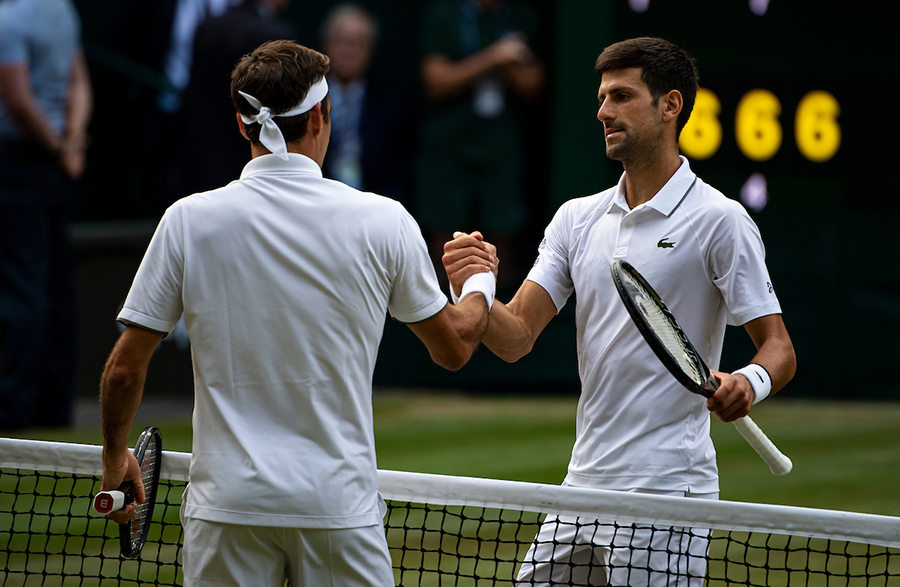
#> input picture face_detect/download.jpg, 900 x 587 px
$ python equalize.py --image face_detect/download.jpg
#> lines starting #> are read from the running program, lines starting #| are printed output that depends on the picture
import numpy as np
import argparse
import cv2

ap = argparse.ArgumentParser()
ap.add_argument('-i', '--image', required=True, help='Path to the image.')
args = vars(ap.parse_args())

image = cv2.imread(args['image'])
#> image is the input picture: shape (587, 900, 3); mean B, G, R 67.3, 74, 71.7
image = cv2.cvtColor(image, cv2.COLOR_BGR2GRAY)
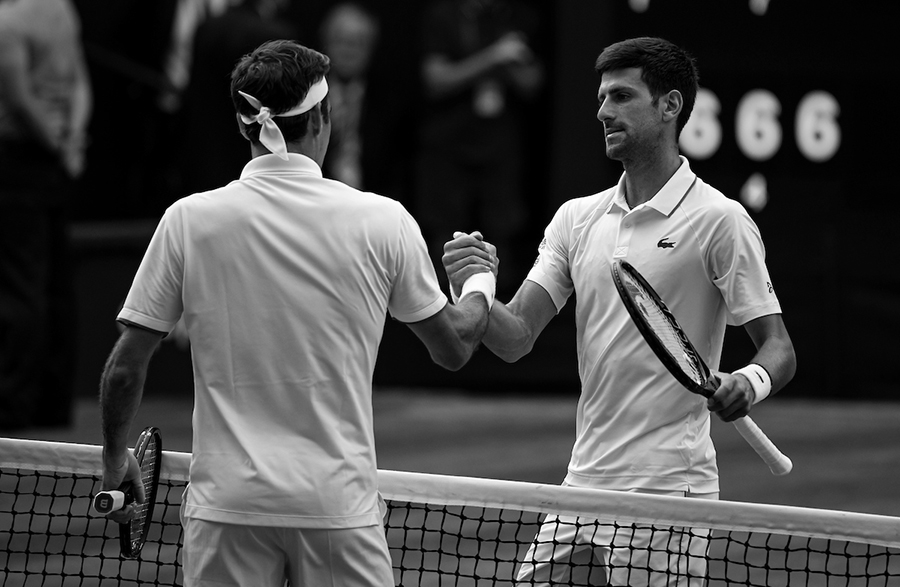
#> image: shape (587, 900); min 0, max 255, mean 72.5

# Perform histogram equalization - arg: grayscale image.
eq = cv2.equalizeHist(image)
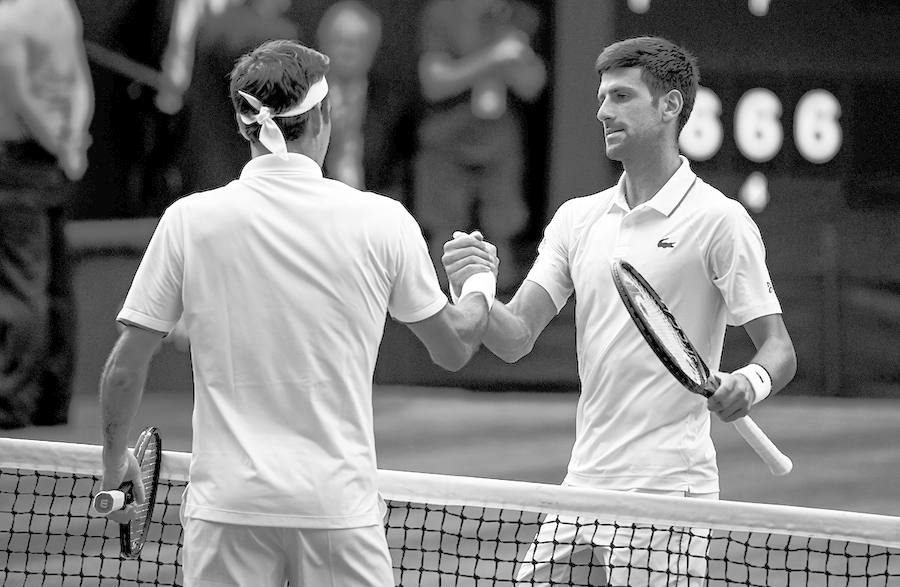
#> eq: shape (587, 900); min 0, max 255, mean 125.6

cv2.imshow('Histogram Equalization', np.hstack([image, eq]))
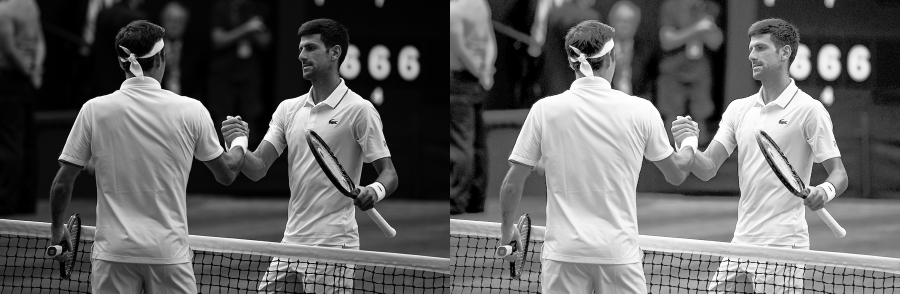
#> window 'Histogram Equalization': shape (587, 1800) (shown at 1/2 size); min 0, max 255, mean 99.1
cv2.waitKey(0)
